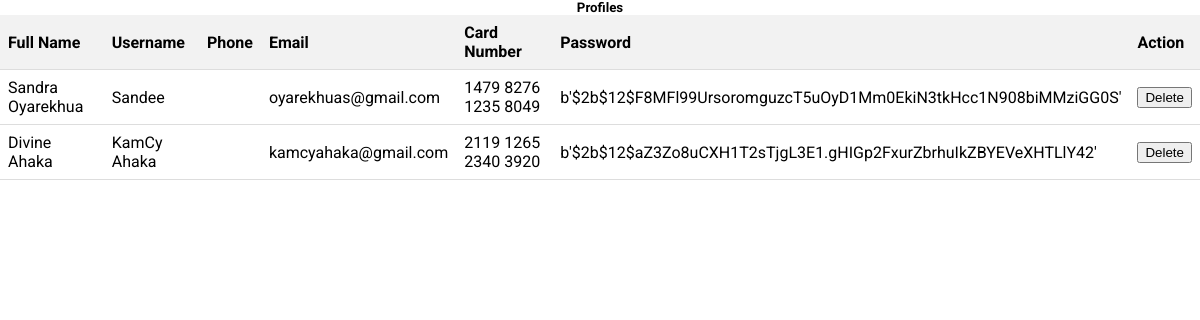
The page /profiles on the database as committed earlier.
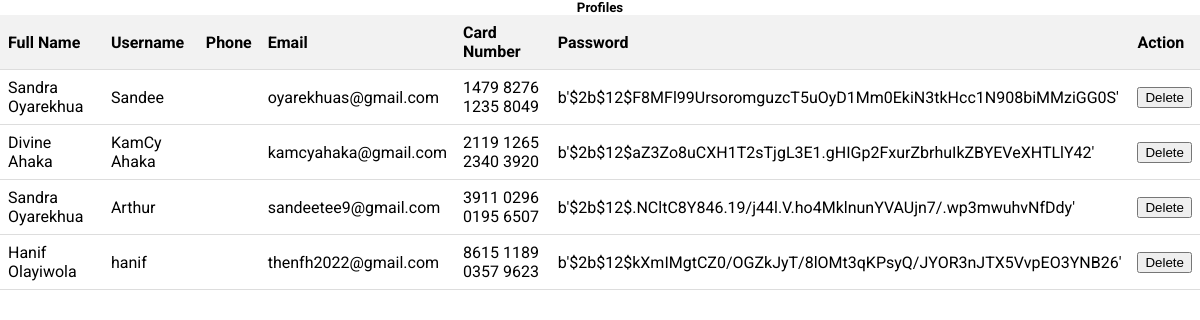
The same page on the database as committed later.
### main.py (models this page shows, shortened)
class Users(db.Model):
    id = db.Column("id", db.Integer, primary_key=True)
    fullname = db.Column(db.String(50))
    username = db.Column(db.String(20), unique=True)
    email = db.Column(db.String(50), unique=True)
    password = db.Column(db.String(50))
    card_no = db.Column(db.Integer())

### main.py (the view)
@app.route('/profiles', methods=["GET", "POST"])
def profiles():
    if request.method == "POST":
        user_id = request.form.get("user_id")
        user = Users.query.get(user_id)
        if user:
            db.session.delete(user)
            db.session.commit()
        else:
            return redirect(url_for('profiles'))
    else:
        accounts = Users.query.all()
        return render_template('profiles.html', accounts=accounts)
    return redirect(url_for('profiles'))

### templates/profiles.html (shortened to what this page needs)
<!DOCTYPE html>
<html lang="en">
<head>
    <link rel="stylesheet" type="text/css" href="{{ url_for('static', filename='profiles.css') }}">
</head>
<body>
    <h5>Profiles</h5>
    <table>
        <thead>
            <tr>
                <th>Full Name</th>
                <th>Username</th>
                <th>Phone</th>
                <th>Email</th>
                <th>Card Number</th>
                <th>Password</th>
                <th>Action</th>
            </tr>
        </thead>
        <tbody>
            {% for accounts in accounts %}
            <tr>
            <td>{{accounts.fullname}}</td>
            <td>{{accounts.username}}</td>
            <td>{{accounts.phone}}</td>
            <td>{{accounts.email}}</td>
            <td>{{accounts.card_no}}</td>
            <td>{{accounts.password}}</td>
                <td>
                    <form method="POST" action="{{ url_for('profiles') }}">
                <button type="submit">Delete</button>
                    </form>
                </td>
            </tr>
            {% endfor %}
        </tbody>
    </table>
</body>

### static/profiles.css (style rules this page uses)
* { margin: 0; }
body { background-color: white; font-family: 'Roboto'; color: black; text-align: center; }
table { width: 100%; border-collapse: collapse; }
th, td { padding: 8px; text-align: left; border-bottom: 1px solid #ddd; }
th { background-color: #f2f2f2; }

Rows that differ between the two databases and show on the page:
added Users: fullname "Sandra Oyarekhua", username "Arthur", email "sandeetee9@gmail.com", card_no "3911 0296 0195 6507", password "b'$2b$12$.NCltC8Y846.19/j44l.V.ho4MklnunYVAUjn7/.wp3mwuhvNfDdy'"
added Users: fullname "Hanif Olayiwola", username "hanif", email "thenfh2022@gmail.com", card_no "8615 1189 0357 9623", password "b'$2b$12$kXmIMgtCZ0/OGZkJyT/8lOMt3qKPsyQ/JYOR3nJTX5VvpEO3YNB26'"
